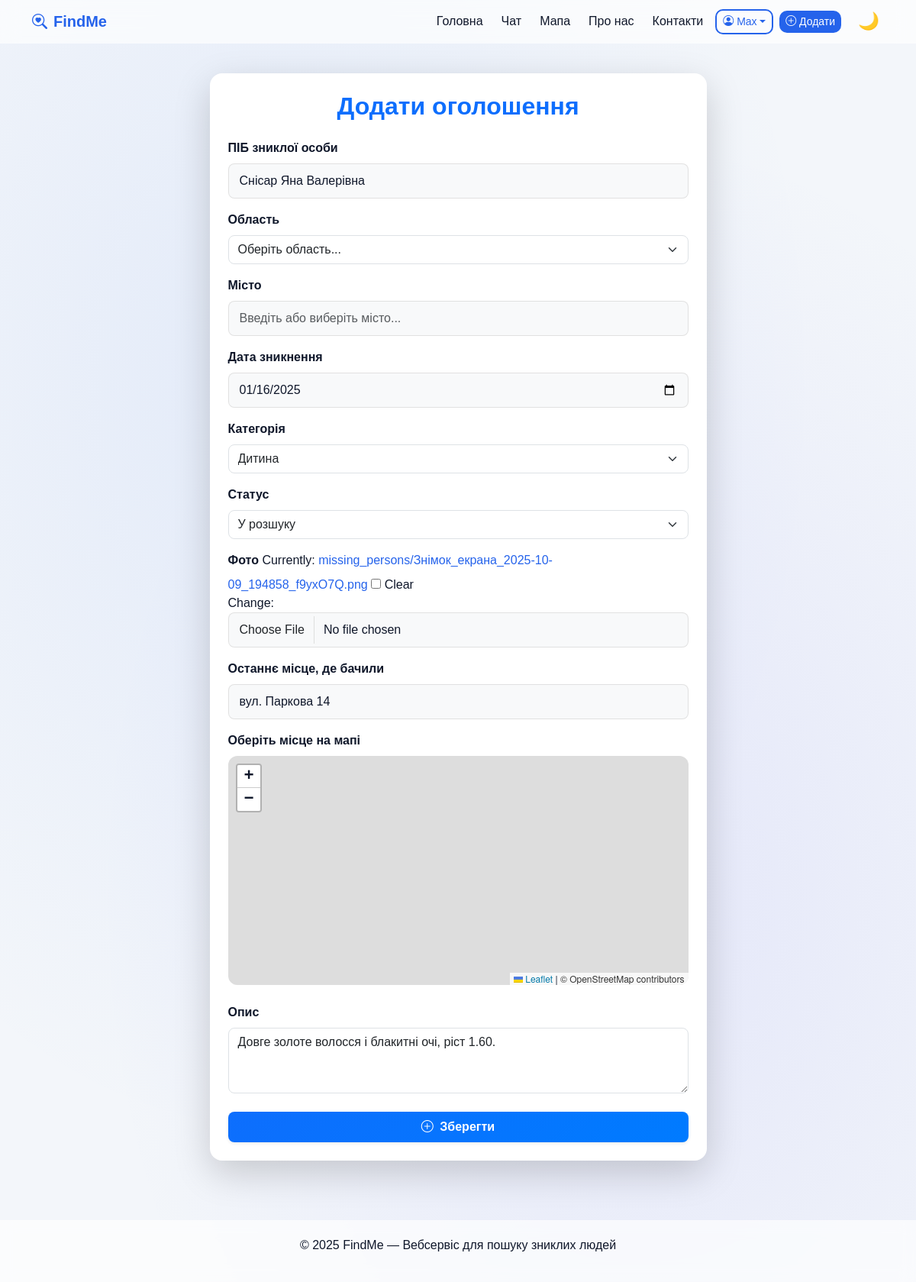
The app's page /person/10/edit/ (signed in) with its own data.
### missing_persons/models.py (models this page shows, shortened)
class MissingPerson(models.Model):
    STATUS_CHOICES = [
       ('missing', 'У розшуку'),
        ('found', 'Знайдено'),
    ]
    CATEGORY_CHOICES = [
    ('child', 'Дитина'),
    ('adult', 'Дорослий'),
    ('elderly', 'Літня людина'),
    ('military', 'Військовий'),
    ('disabled', 'Людина з інвалідністю'),
    ('other', 'Інше'),
]
    user = models.ForeignKey(User, on_delete=models.CASCADE)
    full_name = models.CharField(max_length=150)
    birth_date = models.DateField(null=True, blank=True)
    missing_date = models.DateField()
    region = models.CharField(max_length=100)
    city = models.CharField(max_length=100)
    description = models.TextField()
    photo = models.ImageField(upload_to='missing_persons/', blank=True, null=True)
    category = models.CharField(max_length=50, choices=CATEGORY_CHOICES, default='other')
    status = models.CharField(max_length=20, choices=STATUS_CHOICES, default='missing')
    created_at = models.DateTimeField(auto_now_add=True)
    location = models.CharField("Останнє місце, де бачили", max_length=255, blank=True, null=True)
    latitude = models.FloatField(blank=True, null=True)
    longitude = models.FloatField(blank=True, null=True)

### missing_persons/views.py (the view)
# urls.py: path('person/<int:pk>/edit/', mp_views.edit_missing_person, name='edit_missing'),
@login_required
def edit_missing_person(request, pk):
    person = get_object_or_404(MissingPerson, pk=pk)
    if request.user != person.user and not request.user.is_superuser:
        messages.error(request, "Ви не можете редагувати це оголошення.")
        return redirect('home')
    if request.method == 'POST':
        form = MissingPersonForm(request.POST, request.FILES, instance=person)
        if form.is_valid():
            form.save()
            messages.success(request, "Оголошення оновлено.")
            return redirect('missing_detail', pk=pk)
    else:
        form = MissingPersonForm(instance=person)
    return render(request, 'add_missing.html', {'form': form, 'edit': True})

### templates/add_missing.html (shortened to what this page needs)
{% extends 'base.html' %}
{% block content %}
<div class="d-flex justify-content-center align-items-center">
  <div class="col-lg-7 col-md-9">
    <div class="card p-4 shadow-lg rounded-4 border-0 form-card mb-5">
      <h2 class="mb-4 text-center fw-bold text-primary">Додати оголошення</h2>
      <form method="post" enctype="multipart/form-data" class="needs-validation" novalidate>
        <div class="form-group mb-3">
          <label class="form-label fw-semibold">ПІБ зниклої особи</label>
          {{ form.full_name }}
        </div>
       <div class="form-group mb-3 position-relative">
  <label class="form-label fw-semibold">Область</label>
  <select id="regionSelect" name="region" class="form-select rounded-3">
    <option value="" disabled selected>Оберіть область...</option>
  </select>
</div>
      <div class="form-group mb-3 position-relative">
  <label class="form-label fw-semibold">Місто</label>
  <input type="text" id="cityInput" name="city" class="form-control rounded-3" placeholder="Введіть або виберіть місто..." autocomplete="off">
</div>
        <div class="form-group mb-3">
          <label class="form-label fw-semibold">Дата зникнення</label>
          {{ form.missing_date }}
        </div>
        <div class="form-group mb-3">
  <label class="form-label fw-semibold">Категорія</label>
  {{ form.category }}
</div>
<div class="form-group mb-3">
  <label class="form-label fw-semibold">Статус</label>
  {{ form.status }}
</div>
        <div class="form-group mb-3">
          <label class="form-label fw-semibold">Фото</label>
          {{ form.photo }}
        </div>
        <div class="form-group mb-3">
          <label class="form-label fw-semibold">Останнє місце, де бачили</label>
          {{ form.location }}
        </div>
        <div class="form-group mb-4">
          <label class="form-label fw-semibold">Оберіть місце на мапі</label>
          <div id="map" style="height: 300px; border-radius: 12px;"></div>
        </div>
        <div class="form-group mb-4">
          <label class="form-label fw-semibold">Опис</label>
          {{ form.description }}
        </div>
        <button type="submit" class="btn btn-primary w-100 py-2 rounded-3 fw-semibold shadow-sm">
          <i class="bi bi-plus-circle me-1"></i> Зберегти
        </button>
      </form>
    </div>
  </div>
</div>
<link rel="stylesheet" href="https://unpkg.com/leaflet/dist/leaflet.css" />
{% endblock %}

### templates/base.html (shortened to what this page needs)
{% load static %}
<!DOCTYPE html>
<html lang="uk" data-theme="light">
<head>
  <link href="https://cdn.jsdelivr.net/npm/bootstrap@5.3.3/dist/css/bootstrap.min.css" rel="stylesheet">
  <link href="https://cdn.jsdelivr.net/npm/bootstrap-icons@1.11.3/font/bootstrap-icons.css" rel="stylesheet">
</head>
<body>
  <nav class="navbar navbar-expand-lg fixed-top">
    <div class="container">
      <a class="navbar-brand d-flex align-items-center" href="/">
        <i class="bi bi-search-heart me-2"></i> FindMe
      </a>
     <div class="collapse navbar-collapse justify-content-end" id="navMenu">
  <ul class="navbar-nav align-items-center gap-2">
    <li class="nav-item"><a href="/" class="nav-link">Головна</a></li>
    <li class="nav-item"><a href="/chat/" class="nav-link">Чат</a></li>
    <li class="nav-item"><a href="/map/" class="nav-link">Мапа</a></li>
    <li class="nav-item"><a href="/about/" class="nav-link">Про нас</a></li>
    <li class="nav-item"><a href="/contacts/" class="nav-link">Контакти</a></li>
    {% if user.is_authenticated %}
      <li class="nav-item dropdown">
        <a class="btn btn-outline-primary btn-sm dropdown-toggle d-flex align-items-center"
           href="#" id="profileDropdown" role="button"
           data-bs-toggle="dropdown" aria-expanded="false">
          <i class="bi bi-person-circle me-1"></i> {{ user.username }}
        </a>
      </li>
      <li class="nav-item">
        <a href="/add/" class="btn btn-primary btn-sm me-2">
          <i class="bi bi-plus-circle"></i> Додати
        </a>
      </li>
    {% else %}
      <li class="nav-item"><a href="/login/" class="btn btn-outline-primary btn-sm">Увійти</a></li>
    {% endif %}
    <li class="nav-item">
      <button id="themeToggle" class="theme-toggle" title="Змінити тему">🌙</button>
    </li>
  </ul>
</div>
    </div>
  </nav>
  <main class="container mt-5 pt-5 fade-in">
    {% block content %}{% endblock %}
  </main>
  <footer>
    <p>© 2025 FindMe — Вебсервіс для пошуку зниклих людей</p>
  </footer>
</body>
</html>

### templates/base.html (style rules this page uses)
:root { --bg-light: #f3f6fa; --bg-dark: #0b1120; --glass-light: rgba(255, 255, 255, 0.65); --glass-dark: rgba(17, 25, 40, 0.65); --text-light: #0f172a; --text-dark: #f8fafc; --accent: #2563eb; --radius: 16px; --transition: all 0.3s ease; }
html[data-theme="light"] { --bg: var(--bg-light); --text: var(--text-light); --glass: var(--glass-light); }
body { background: var(--bg); color: var(--text); font-family: 'Poppins', sans-serif; transition: var(--transition); display: flex; flex-direction: column; min-height: 100vh; background-image: radial-gradient(at 30% 30%, rgba(37,99,235,0.08), transparent 60%), radial-gradient(at 70% 70%, rgba(99,102,241,0.1), transparent 60%); }
a { color: var(--accent); text-decoration: none; transition: var(--transition); }
h1, h2, h3, h4, h5, h6, p, small, label, li, span { color: var(--text); transition: var(--transition); }
.navbar { backdrop-filter: blur(12px); background-color: var(--glass); border-bottom: 1px solid rgba(255,255,255,0.15); }
.navbar-brand { font-weight: 700; color: var(--accent) !important; }
.nav-link { font-weight: 500; color: var(--text) !important; }
.theme-toggle { border: none; background: transparent; font-size: 1.4rem; cursor: pointer; color: var(--accent); }
.card { border: none; border-radius: var(--radius); backdrop-filter: blur(20px); background-color: var(--glass); box-shadow: 0 4px 18px rgba(0,0,0,0.1); color: var(--text); transition: none; }
input, textarea, select { background-color: rgba(255,255,255,0.5); border: 1px solid rgba(0,0,0,0.1); border-radius: 10px; color: var(--text); transition: var(--transition); }
footer { backdrop-filter: blur(10px); background-color: var(--glass); border-top: 1px solid rgba(255,255,255,0.2); padding: 20px; text-align: center; color: var(--text); margin-top: auto; }
.btn-primary { background-color: var(--accent); border: none; border-radius: 10px; }
.btn-outline-primary { border: 2px solid var(--accent); color: var(--accent); border-radius: 10px; }
.fade-in { animation: fadeIn 0.6s ease forwards; opacity: 0; }

### templates/add_missing.html (style rules this page uses)
:root { --bg-color: #ffffff; --label-text-color: #212529; --input-text-color: #212529; --input-bg: #f8f9fa; --input-border: rgba(180,180,180,0.4); --card-bg: #ffffff; }
.form-card { background: var(--card-bg); transition: all 0.3s ease; color: var(--text-color); }
.form-label { color: var(--text-color); }
input[type="text"], input[type="date"], input[type="file"], textarea { width: 100%; border: 1px solid var(--input-border); border-radius: 0.6rem; padding: 10px 14px; background-color: var(--input-bg); color: var(--text-color); transition: border-color 0.2s ease, box-shadow 0.2s ease, background-color 0.3s ease; }
button.btn-primary { background: linear-gradient(135deg, #0d6efd, #007bff); border: none; transition: all 0.25s ease; }
footer { margin-top: 30px !important; }

### records on screen
MissingPerson: full_name "Снісар Яна Валерівна", missing_date "01/16/2025", category "Дитина", status "У розшуку", location "вул. Паркова 14", description "Довге золоте волосся і блакитні очі, ріст 1.60."

### other values on screen
{{ user.username }} "Max"
